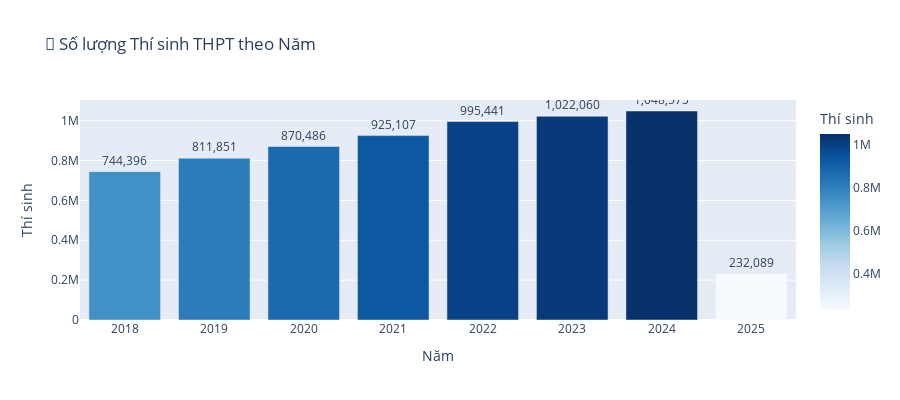

Notebook cell for this chart:
### Code cell
# Visualize thống kê điểm thi
if not stats_df.empty:
    fig = px.bar(stats_df, x='Năm', y='Thí sinh',
                 title='👥 Số lượng Thí sinh THPT theo Năm',
                 text='Thí sinh',
                 color='Thí sinh',
                 color_continuous_scale='Blues')
    fig.update_traces(texttemplate='%{text:,.0f}', textposition='outside')
    fig.update_layout(height=400)
    fig.show()

### Figure 1 — Plotly figure (JSON) as saved in the notebook; plotly's stock layout.template omitted (floating-point values rounded to 4 significant figures)
{"data": [{"alignmentgroup": "True", "hovertemplate": "Năm=%{x}<br>Thí sinh=%{marker.color}<extra></extra>", "legendgroup": "", "marker": {"color": [744396, 811851, 870486, 925107, 995441, 1022060, 1048575, 232089], "coloraxis": "coloraxis", "pattern": {"shape": ""}}, "name": "", "offsetgroup": "", "orientation": "v", "showlegend": false, "text": [744396, 811851, 870486, 925107, 995441, 1022060, 1048575, 232089], "textposition": "outside", "texttemplate": "%{text:,.0f}", "type": "bar", "x": [2018, 2019, 2020, 2021, 2022, 2023, 2024, 2025], "xaxis": "x", "y": [744396, 811851, 870486, 925107, 995441, 1022060, 1048575, 232089], "yaxis": "y"}], "layout": {"barmode": "relative", "coloraxis": {"colorbar": {"title": {"text": "Thí sinh"}}, "colorscale": [[0, "rgb(247,251,255)"], [0.125, "rgb(222,235,247)"], [0.25, "rgb(198,219,239)"], [0.375, "rgb(158,202,225)"], [0.5, "rgb(107,174,214)"], [0.625, "rgb(66,146,198)"], [0.75, "rgb(33,113,181)"], [0.875, "rgb(8,81,156)"], [1, "rgb(8,48,107)"]]}, "height": 400, "legend": {"tracegroupgap": 0}, "title": {"text": "👥 Số lượng Thí sinh THPT theo Năm"}, "xaxis": {"anchor": "y", "domain": [0, 1], "title": {"text": "Năm"}}, "yaxis": {"anchor": "x", "domain": [0, 1], "title": {"text": "Thí sinh"}}}}
